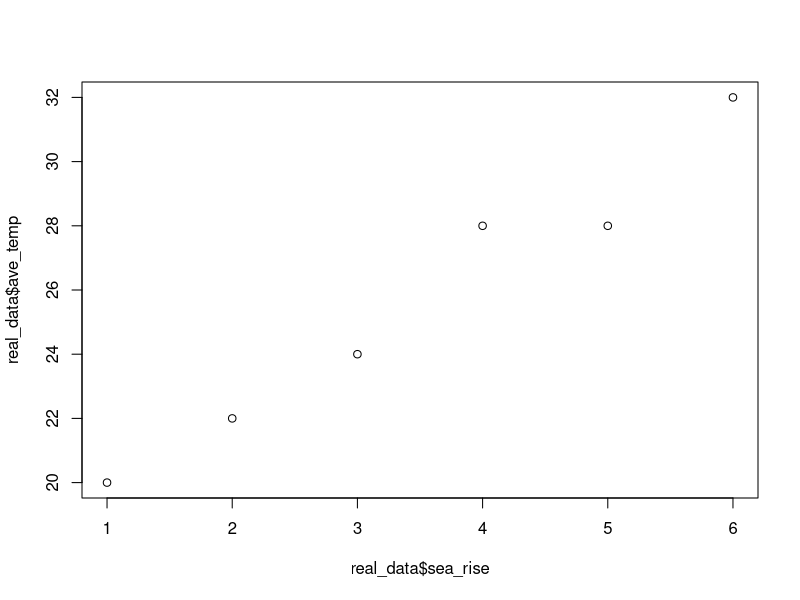

This chart was generated by the following R code:
##climate change impacts!
#here is some data

impacts<- as.data.frame(c(1,2,3,4,5,6))
temp<- as.data.frame(c(20,22, 24,28, 28, 32))

real_data<-as.data.frame(c(impacts, temp))
colnames(real_data)<- c("sea_rise", "ave_temp")

View(real_data)

plot(real_data$sea_rise, real_data$ave_temp)
